Frame 1 (no input): blank canvas, image omitted
Frame 60 (no input): blank canvas, image omitted
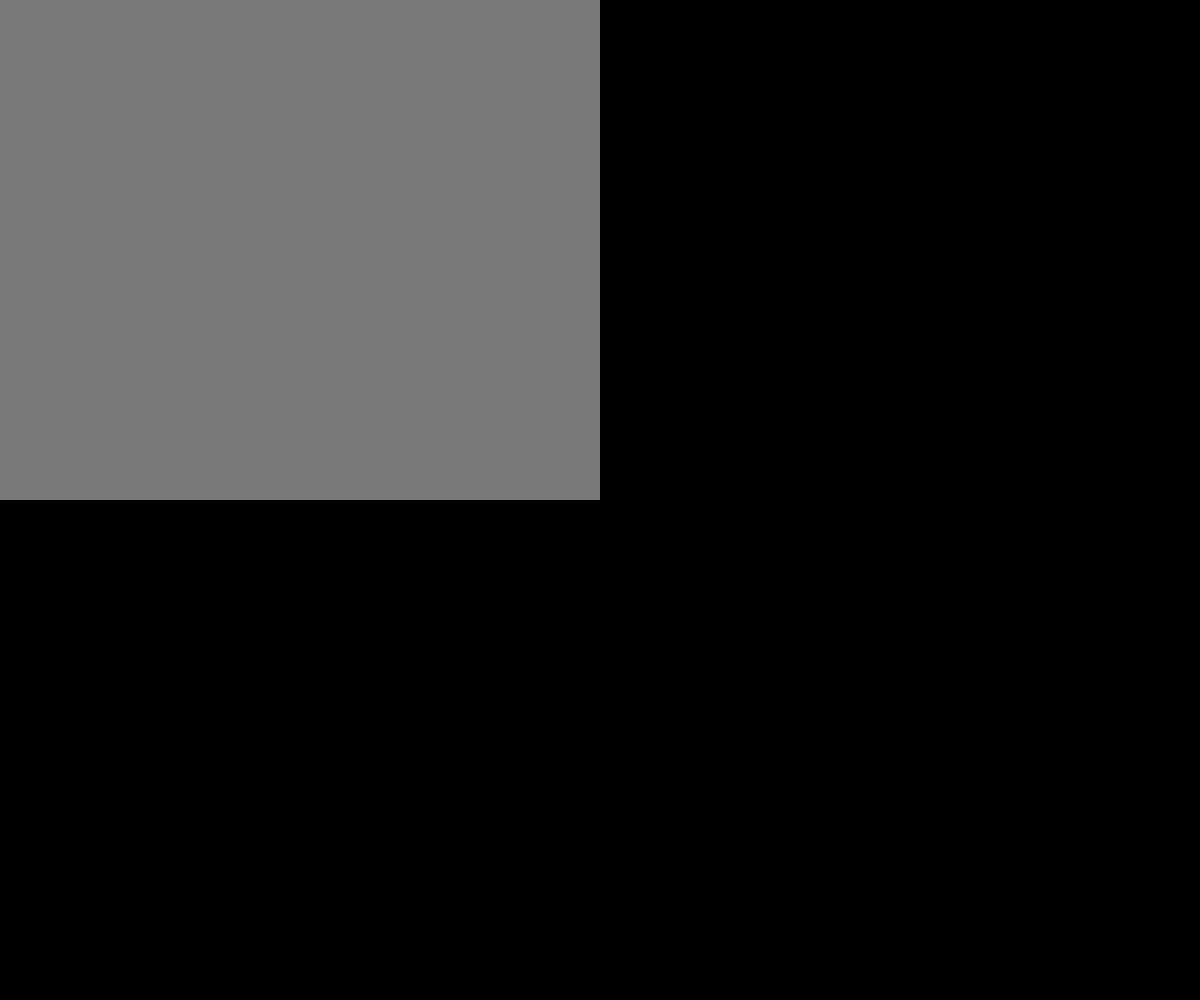
Frame 120 (the mouse pressed at the canvas centre since frame 60)

The p5.js sketch whose frames 1 and 60 were blank and that drew this single picture after the mouse press (run headless with seeded random() and noise() and a simulated clock; from frame 60 on, the mouse is pressed at the canvas centre):

// p5.js sketch
// ── sketch.js
function setup() {
  createCanvas(windowWidth, windowHeight);
  background("black")
  fill(0)
}

function draw() {


}
function mouseClicked(){
fill(random(255),200,100)
ellipse(random(mouseX),mouseY,200,200)
}


function mouseMoved(){
  noStroke()
  fill(random(200,100,20))
  rect (0,0, mouseX, mouseY)
}
